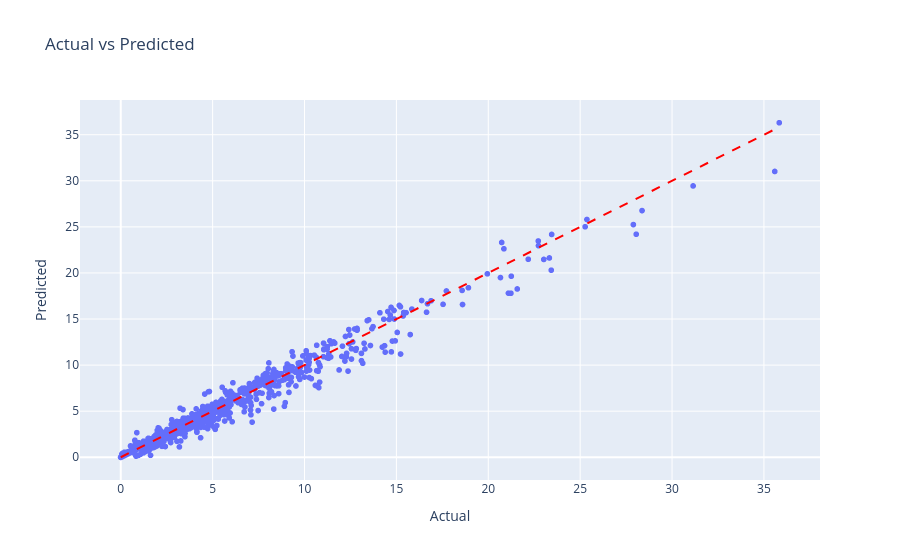

Write notebook code for a chart like this one.
### Code cell
import plotly.express as px
scatter_fig = px.scatter(
    x=y_test, 
    y=y_pred, 
    labels={'x':'Actual', 'y':'Predicted'},
    title='Actual vs Predicted',
    hover_data={'x': y_test, 'y': y_pred}  # show values on hover
)

# Add diagonal line y=x
scatter_fig.add_shape(
    type="line",
    x0=y_test.min(), y0=y_test.min(),
    x1=y_test.max(), y1=y_test.max(),
    line=dict(color="red", dash="dash")
)

scatter_fig.show()

### Figure 1 — Plotly figure (JSON) as saved in the notebook; plotly's stock layout.template omitted (floating-point values rounded to 4 significant figures; data arrays with more than 128 entries replaced by an {"elided": "..."} marker saying what was removed)
{"data": [{"hovertemplate": "Actual=%{x}<br>Predicted=%{y}<extra></extra>", "legendgroup": "", "marker": {"color": "#636efa", "symbol": "circle"}, "mode": "markers", "name": "", "showlegend": false, "type": "scattergl", "x": {"elided": "4186 float values"}, "xaxis": "x", "y": {"elided": "4186 float values"}, "yaxis": "y"}], "layout": {"legend": {"tracegroupgap": 0}, "shapes": [{"line": {"color": "red", "dash": "dash"}, "type": "line", "x0": 0, "x1": 35.83, "y0": 0, "y1": 35.83}], "title": {"text": "Actual vs Predicted"}, "xaxis": {"anchor": "y", "domain": [0, 1], "title": {"text": "Actual"}}, "yaxis": {"anchor": "x", "domain": [0, 1], "title": {"text": "Predicted"}}}}
